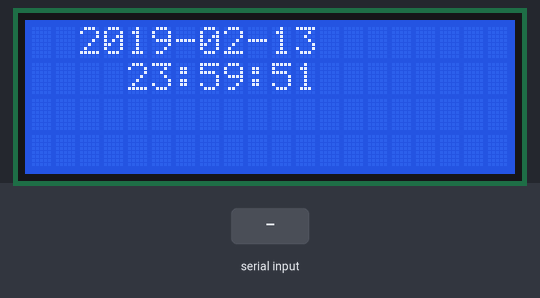
Bench run of a sketch on a simulated Arduino Uno, built with avr-gcc and run on an emulated ATmega328P. Parts: 20×4 character LCD. Wiring (inferred from the names in the program): DS1302 clock: CE pin 5; IO pin 6; clock pin 7. The inputs (shaded band) are chosen by the test bench. The local clock reads 2024-03-15 10:24:30 at power-on unless the sketch sets it; what the sketch prints to the serial monitor is not drawn.

Above: at 1.3 s.
1.4 s: "," received over Serial
At 3.0 s:
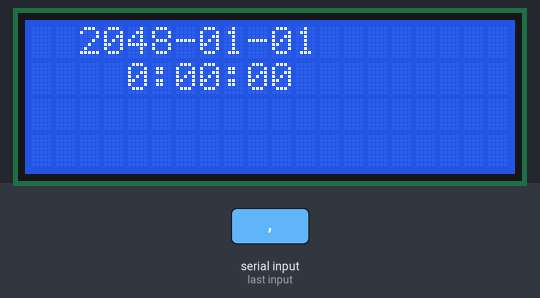
4.4 s: "1\n" received over Serial
At 6.0 s:
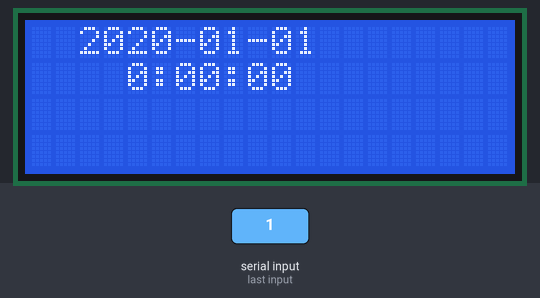
7.4 s: "90,45\n" received over Serial
At 9.1 s:
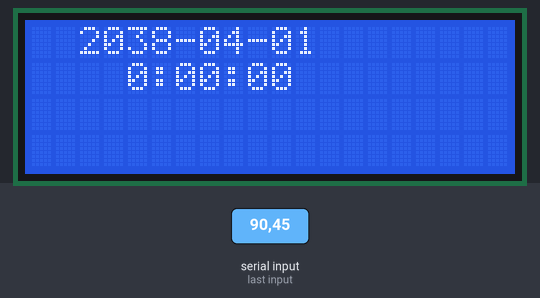
Timing chart, 0 to 10.6 s (numbered marks = the images above; inputs shaded):
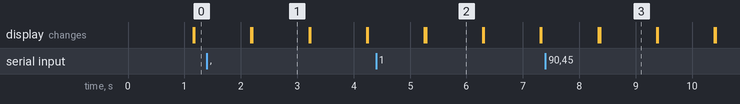

The sketch:

clock24format.ino
```cpp
//include the libraries
#include <stdio.h>
#include <string.h>
#include <DS1302.h>
#include <Wire.h>
#include <LiquidCrystal_I2C.h>

//YYYY/MM//DD 24:00:00
LiquidCrystal_I2C lcd(0x27, 20, 4); // set the LCD address to 0x27 for a 16 chars and 2 line display
//LiquidCrystal_I2C lcd(0x27, 2, 1, 0, 4, 5, 6, 7, 3, POSITIVE); // Set the LCD I2C address
uint8_t RST_PIN = 5; //RST pin attach to
uint8_t SDA_PIN = 6; //IO pin attach to
uint8_t SCL_PIN = 7; //clk Pin attach to

char buf[50];
char day[10];

String comdata = "";
int numdata[7] = {0}, j = 0, mark = 0;
/* Create a DS1302 object */
DS1302 rtc(RST_PIN, SDA_PIN, SCL_PIN); //create a variable type of DS1302

void print_time()
{
  /* Get the current time and date from the chip */
  Time t = rtc.time();
  /* Name the day of the week */
  memset(day, 0, sizeof(day));
  switch (t.day)
  {
  case 1:
    strcpy(day, "Sun");
    break;
  case 2:
    strcpy(day, "Mon");
    break;
  case 3:
    strcpy(day, "Tue");
    break;
  case 4:
    strcpy(day, "Wed");
    break;
  case 5:
    strcpy(day, "Thu");
    break;
  case 6:
    strcpy(day, "Fri");
    break;
  case 7:
    strcpy(day, "Sat");
    break;
  }
  /* Format the time and date and insert into the temporary buffer */
  snprintf(buf, sizeof(buf), "%04u-%02u-%02u %02u:%02u:%02u", t.yr, t.mon, t.date, t.hr, t.min, t.sec);
  /* Print the formatted string to serial so we can see the time */
  Serial.println(buf);
  lcd.setCursor(2, 0);
  lcd.print(t.yr);
  lcd.print("-");
  lcd.print(t.mon / 10);
  lcd.print(t.mon % 10);
  lcd.print("-");
  lcd.print(t.date / 10);
  lcd.print(t.date % 10);
  lcd.setCursor(4, 1);
  lcd.print(t.hr);
  lcd.print(":");
  lcd.print(t.min / 10);
  lcd.print(t.min % 10);
  lcd.print(":");
  lcd.print(t.sec / 10);
  lcd.print(t.sec % 10);
}

void setup()
{
  Serial.begin(9600);
  lcd.begin(20, 4);
  rtc.write_protect(false);
  rtc.halt(false);
  lcd.init();      //initialize the lcd
  lcd.backlight(); //open the backlight
 // snprintf(buf, sizeof(buf), "%s %04d-%02d-%02d %02u:%02u:%02u", day, t.yr, t.mon, t.date, t.hr, t.min, t.sec);
  Time t(2019, 2, 13, 23,59,50, 0); //initialize the time
  /* Set the time and date on the chip */
  rtc.time(t);
}

void loop(){
    RTCcode();
}


void RTCcode(){

  /*add the data to comdata when the serial has data  */
  while (Serial.available() > 0)
  {
    comdata += char(Serial.read());
    delay(2);
    mark = 1;
  }
  /* Use a comma to separate the strings of comdata,
   and then convert the results into numbers to be saved in the array numdata[] */
  if (mark == 1)
  {
    Serial.print("You inputed : ");
    Serial.println(comdata);
    for (int i = 0; i < comdata.length(); i++)
    {
      if (comdata[i] == ',' || comdata[i] == 0x10 || comdata[i] == 0x13)
      {
        j++;
      }
      else
      {
        numdata[j] = numdata[j] * 10 + (comdata[i] - '0');
      }
    }
    /* The converted numdata add up to the time format, then write to DS1302*/
    Time t(numdata[0], numdata[1], numdata[2], numdata[3], numdata[4], numdata[5], numdata[6]);
    rtc.time(t);
    mark = 0;
    j = 0;
    /* clear comdata ，in order to wait for the next input  */
    comdata = String("");
    /* clear numdata */
    for (int i = 0; i < 7; i++)
      numdata[i] = 0;
  }

  /* print the current time */
    print_time();
    delay(1000);
    lcd.clear();


}
```

Measured:
- what the display in image 1 shows lasts 1.0 s, from 2.2 s to 3.2 s
